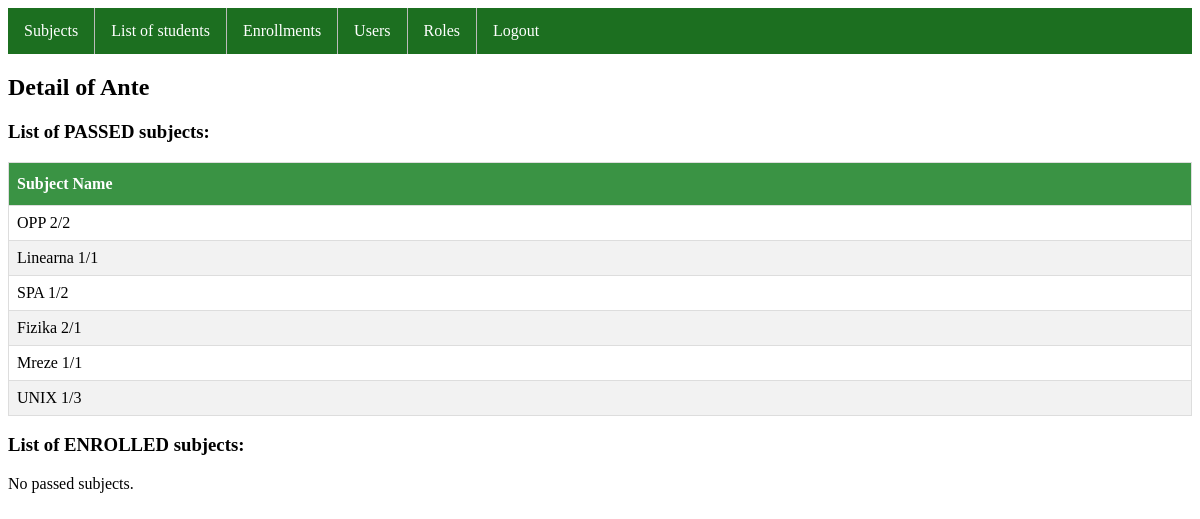
The app's page /app/list_detail/23 (signed in) with its own data.
### enroll_app/models.py (models this page shows, shortened)
class User(AbstractUser):
    STATUS = (('NONE', 'none'), ('REGULAR', 'regular'), ('EXTRAORDINARY', 'extraordinary'))
    role = models.ForeignKey(Role, on_delete=models.PROTECT, null=True)
    status = models.CharField(max_length=50, choices=STATUS, null=True)

class Subject(models.Model):
    CHOICES = (('YES', 'yes'), ('NO', 'no'))
    name = models.CharField(max_length=50, unique=True)
    code = models.CharField(max_length=50, unique=True)
    program = models.TextField()
    ects = models.IntegerField()
    sem_regular = models.IntegerField()
    sem_extraordinary = models.IntegerField()
    elective_subject = models.CharField(max_length=50, choices=CHOICES)
    professor = models.ForeignKey(User, on_delete=models.CASCADE, limit_choices_to={'role__name': 'PROFESSOR'})

### enroll_app/views.py (the view)
# urls.py: path('list_detail/<int:pk>', views.list_details, name='list_details'),
@login_required(login_url='enroll_app:user_login')
def list_details(request, pk):
    admin = check_is_admin(request.user)
    if admin:
        student = get_object_or_404(User, pk=pk, role__name='STUDENT')
        enrolled_subjects = Enrollment.objects.filter(student=student, status='ENROLLED').values_list('subject', flat=True)
        passed_subjects = Enrollment.objects.filter(student=student, status='PASSED').values_list('subject', flat=True)
        enrolled_subjects_list = Subject.objects.filter(pk__in=enrolled_subjects)
        passed_subjects_list = Subject.objects.filter(pk__in=passed_subjects)
        return render(request, 'list_details.html', {'student': student, 'enrolled_subjects': enrolled_subjects_list, 'passed_subjects': passed_subjects_list, 'is_admin': admin})
    else:
        return HttpResponse("ACCESS DENIED - You're not an ADMIN")

### enroll_app/views.py (called while the page is built)
def check_is_admin(user):
    return user.role.name == 'ADMIN' if user.role else False

### enroll_app/templates/list_details.html
{% extends 'base.html' %}
{% block content %}
<h2>Detail of {{ student.username }}</h2>
<h3>List of PASSED subjects:</h3>
{% if enrolled_subjects %}
<table id="list">
  <thead>
    <tr>
      <th>Subject Name</th>
    </tr>
  </thead>
  <tbody>
    {% for subject in enrolled_subjects %}
    <tr>
      <td>{{ subject.name }}</td>
    </tr>
    {% endfor %}
  </tbody>
</table>
{% else %}
<p>No enrolled subjects.</p>
{% endif %}
<h3>List of ENROLLED subjects:</h3>
{% if passed_subjects %}
<table id="list">
  <thead>
    <tr>
      <th>Subject Name</th>
    </tr>
  </thead>
  <tbody>
    {% for subject in passed_subjects %}
    <tr>
      <td>{{ subject.name }}</td>
    </tr>
    {% endfor %}
  </tbody>
</table>
{% else %}
<p>No passed subjects.</p>
{% endif %}
{% endblock %}

### enroll_app/static/style.css (style rules this page uses)
#list { border-collapse: collapse; width: 100%; }
#list td, #list th { border: 1px solid #ddd; padding: 8px; }
#list tr:nth-child(even) { background-color: #f2f2f2; }
#list th { padding-top: 12px; padding-bottom: 12px; text-align: left; background-color: #3a9344; color: white; }

### records on screen
User: username "Ante"
Subject: name "OPP 2/2"
Subject: name "Linearna 1/1"
Subject: name "SPA 1/2"
Subject: name "Fizika 2/1"
Subject: name "Mreze 1/1"
Subject: name "UNIX 1/3"
